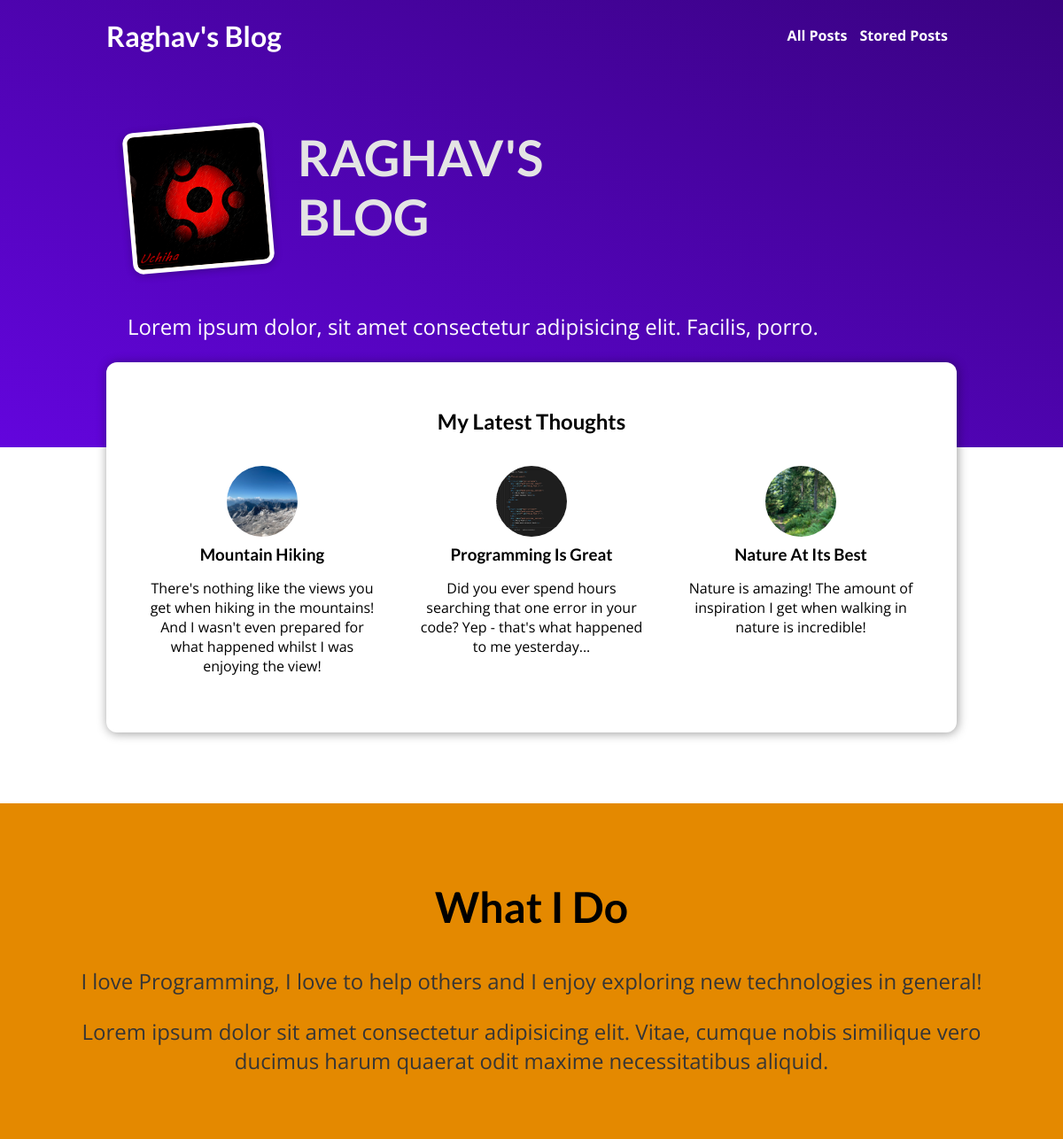
The page / on the database its author committed.
### blog/models.py (models this page shows, shortened)
class Post(models.Model):
    title = models.CharField(max_length=150)
    excerpt = models.TextField(validators=[MaxLengthValidator(200)])
    image_name = models.ImageField(upload_to='article_images', height_field=None, width_field=None, max_length=None)
    date = models.DateField(auto_now=True)
    slug = models.SlugField(unique=True, db_index=True)
    content = models.TextField(validators=[MinLengthValidator(10)])
    author = models.ForeignKey(to=Author,null= True, on_delete=SET_NULL, related_name="posts")
    tags = models.ManyToManyField(to=Tag)

### blog/views.py (the view)
# urls.py: path("", views.IndexView.as_view(), name='index-page'),
class IndexView(TemplateView):
    template_name = "blog/index.html"
    def get_context_data(self, **kwargs):
        context = super().get_context_data(**kwargs)
        latest_posts = Post.objects.all().order_by("-date")[:3]
        context["posts"] = latest_posts
        return context

### blog/templates/blog/index.html (shortened to what this page needs)
{% extends 'base.html' %}
{% load static %}
{% block css_files %}
    <link rel="stylesheet" href="{% static 'blog/post.css' %}">
    <link rel="stylesheet" href="{% static 'blog/index.css' %}">
{% endblock css_files %}
{%block content %}
<section id="welcome">
  <header>
    <img src="{% static 'blog/images/profile_pic.png' %}" alt="Raghav - The Author of this Blog." />
    <h2>RAGHAV'S BLOG</h2>
  </header>
  <p>
    Lorem ipsum dolor, sit amet consectetur adipisicing elit. Facilis, porro.
  </p>
</section>
<section id="latest-posts">
  <h2>My Latest Thoughts</h2>
  <ul>
    {% for post in posts %}
      {% include 'blog/includes/post.html' %}
    {% endfor %}
  </ul>
</section>
<section id="about">
    <h2>What I Do</h2>
    <p>I love Programming, I love to help others and I enjoy exploring new technologies in general!</p>
    <p>Lorem ipsum dolor sit amet consectetur adipisicing elit. Vitae, cumque nobis similique vero ducimus harum quaerat odit maxime necessitatibus aliquid.</p>
</section>
{% endblock content %}

### blog/templates/blog/includes/post.html
<li>
      <article class="post">
        <a href="{% url 'post-detail-page' slug=post.slug %}">
          <img src="{{post.image_name.url}}" alt={{post.title}} />
          <div class="post__content">
            <h3>{{post.title}}</h3>
            <p>
              {{post.excerpt}}
            </p>
          </div>
        </a>
      </article>
    </li>

### static/app.css (style rules this page uses)
* { box-sizing: border-box; }
html { font-family: 'Open Sans', 'Lato', sans-serif; }
body { margin: 0; }
h1, h2, h3 { font-family: 'Lato', sans-serif; font-weight: bold; }

### blog/static/blog/post.css (style rules this page uses)
.post { display: flex; flex-direction: column; align-items: center; text-align: center; }
.post a { text-decoration: none; color: black; transition: all 0.2s ease; padding: 1rem; }
.post img { width: 5rem; height: 5rem; object-fit: cover; border-radius: 50%; }
.post h3 { margin: 0.25rem 0; }

### blog/static/blog/index.css (style rules this page uses)
#welcome { background: linear-gradient(to right top, #6305dd, #390281); padding: 6rem 12%; }
#welcome header { display: flex; align-items: flex-start; margin: 3rem auto; }
#welcome img { width: 10rem; height: 10rem; object-fit: cover; object-position: top; border: 5px solid white; border-radius: 12px; background-color: #ffe1bf; transform: rotateZ(-5deg); box-shadow: 0 2px 8px rgba(0, 0, 0, 0.25); }
#welcome h2 { font-size: 3.5rem; margin: 0 0 0 2rem; color: #e4e4e4; width: 10rem; }
#welcome p { color: white; font-size: 1.5rem; }
#latest-posts { background-color: white; padding: 2rem; border-radius: 12px; width: 60rem; margin: -6rem auto 2rem auto; box-shadow: 1px 1px 12px rgba(0, 0, 0, 0.4); }
#latest-posts h2 { text-align: center; }
#latest-posts ul { list-style: none; margin: 0; padding: 0; display: flex; gap: 1rem; }
#latest-posts li { flex: 1; }
#about { text-align: center; padding: 3rem; background-color: #e48900; margin-top: 5rem; }
#about h2 { font-size: 3rem; }
#about p { font-size: 1.5rem; color: #353535; }

### rows shown on the page
Post: image_name (picture), title "Mountain Hiking", excerpt "There's nothing like the views you get when hiking in the mountains! And I wasn't even prepared for what happened whilst I was enjoying the view!"
Post: image_name (picture), title "Programming Is Great", excerpt "Did you ever spend hours searching that one error in your code? Yep - that's what happened to me yesterday..."
Post: image_name (picture), title "Nature At Its Best", excerpt "Nature is amazing! The amount of inspiration I get when walking in nature is incredible!"
